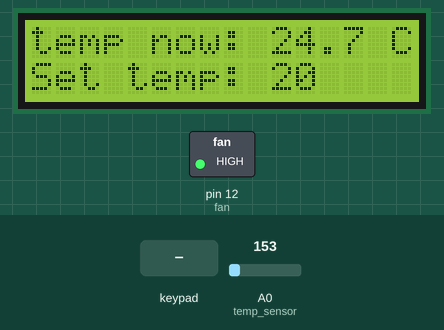
Simulated run of this sketch. Board: Arduino Uno, built with avr-gcc and run on an emulated ATmega328P. On the bench: 16×2 character LCD, switched loads named in the sketch (green lamp = pin HIGH). The test bench sets the inputs (shaded band); at power-on: A0 (temp_sensor) = 153.

Above: at 1.2 s.
1.3 s: keypad keys 1 1 1 0 9 8 pressed 0.4 s apart
At 4.6 s:
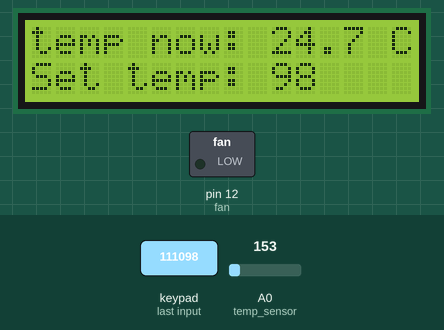
5.2 s: A0 (temp_sensor) set to 165
At 5.7 s:
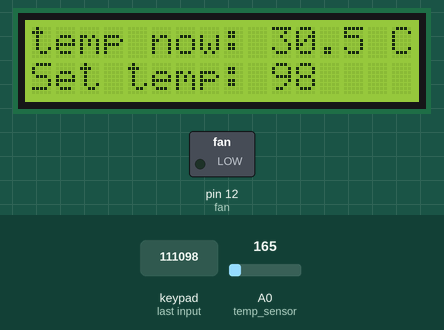
6.7 s: key '1' pressed
At 7.9 s:
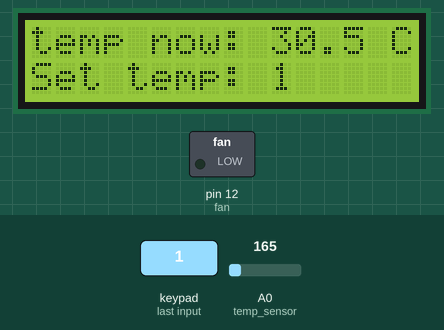
8.2 s: key '2' pressed
At 9.4 s:
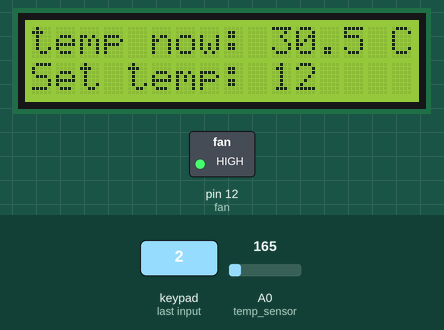
10.0 s: keypad keys 1 1 1 0 9 8 # pressed 0.4 s apart
At 13.6 s:
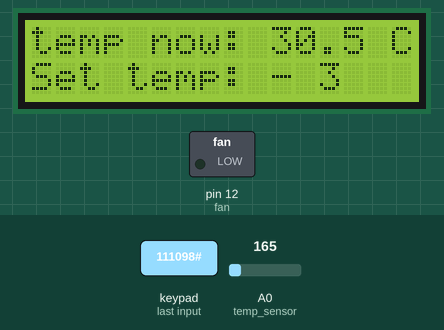
Timing chart, 0 to 15.1 s (numbered marks = the images above; inputs shaded):
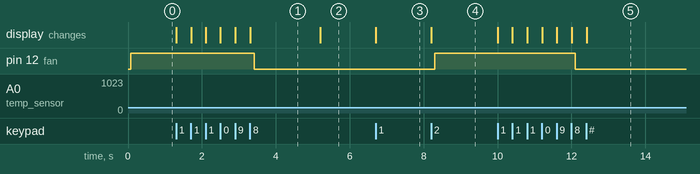

The sketch:

application_3.ino
```cpp
#include <LiquidCrystal.h>
#include "Keypad.h"
#define temp_sensor A0
#define fan 12
LiquidCrystal lcd( 2, 3, 4, 5, 6, 7);
const byte ROWS = 4;
const byte COLS = 4;
char keys[ROWS][COLS] =
{ {'1', '2', '3' , 'A'},
  {'4', '5', '6' , 'B'},
  {'7', '8', '9' , 'C'},
  {'*', '0', '#' , 'D'}
};
byte rowPins[ROWS] = {11, 10, 9, 8};
byte colPins[COLS] = {A5, A4, A3, A2};
Keypad keypad = Keypad(makeKeymap(keys), rowPins, colPins, ROWS, COLS);
int user_type = 20;
int tempe2 = 0;
void setup()
{
  lcd.begin(16, 2);
  pinMode(fan, OUTPUT);
  digitalWrite(fan, LOW);
}
void loop()
{
  lcd.setCursor(0, 0);
  lcd.print("temp now: ");
  //measure temperature & print
  int reading = analogRead(temp_sensor);
  float volts = reading * 5.0;
  volts = volts / 1024.0;
  float tempe = (volts - 0.5) * 100 ;
  lcd.setCursor(10, 0);
  lcd.print(tempe);
  lcd.setCursor(14, 0);
  lcd.print(" C");
  lcd.setCursor(0, 1);
  lcd.print("Set temp: ");
  lcd.setCursor(10, 1);
  lcd.print(user_type);
  int key = keypad.getKey();        //read ASCII code number from the keypad
  if (key != NO_KEY)                //check if it's real push
  {
    key -= 48;                      //to convert from ASCII code to decimal number
    lcd.setCursor(10, 1);
    lcd.print(key);                 //print the new number (1st digit)
    lcd.setCursor(11, 1);
    lcd.print(" ");                 //delete the old number
    user_type = key * 10;           //the (1st difit) is multiplying * 10
    key = keypad.getKey();          //read from the keypad
    while (key == NO_KEY)           //wait here until press new key
    {
      key = keypad.getKey();        //read again from the keypad
    }
    // now we got a new number in (key) variable
    key -= 48;                      //check ASCII code table
    lcd.setCursor(11, 1);
    lcd.print(key);                 // print the new number (2nd digit)
    user_type = user_type + key;    //put the (1st digit) and (2nd digit) together
    delay(100);
    lcd.clear();
  }
  tempe2 = (int)tempe;             //convert float to integer
  if (tempe2 > user_type)          //if temerature increased
  {
    digitalWrite(fan, HIGH);       //power on the fan
  }
  else digitalWrite(fan, LOW);     //else, power off the fan
}
```

Measured:
- after the input at 1.3 s, pin 12 (fan): HIGH → LOW after 2.1 s; the display: first changes at once (image 1 shows a later state)
- after the input at 5.2 s, the display: changes at once (image 2)
- after the input at 6.7 s, the display: changes at once (image 3)
- after the input at 8.2 s, pin 12 (fan): LOW → HIGH after 0.11 s; the display: changes at once (image 4)
- after the input at 10.0 s, pin 12 (fan): HIGH → LOW after 2.1 s; the display: first changes at once (image 5 shows a later state)
